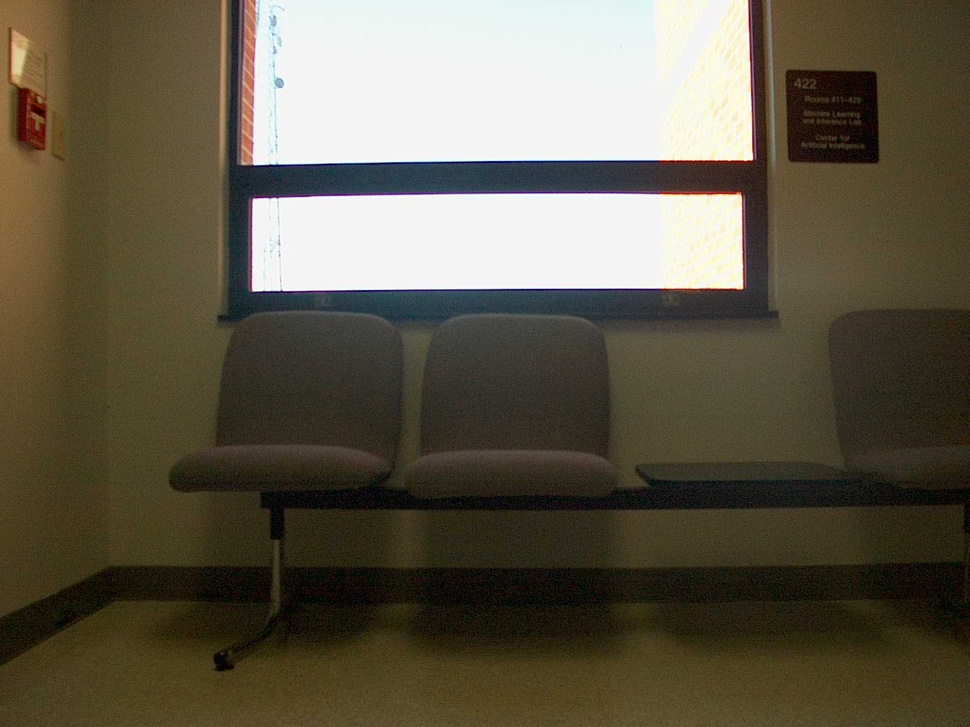
#> input picture hw2/imgs/ST2MainHall4001.jpg, 970 x 727 px, shrunk from 1600 x 1200 before the run
$ python harris.py ../imgs/ST2MainHall4001.jpg   (Python 2 division)   (older library calls are emulated)
#> lines starting #> are read from the running program, lines starting #| are printed output that depends on the picture
#!/usr/bin/env python
import cv2
import sys
import numpy

def main(argv):

    if len(sys.argv) < 2:
        print 'usage: %s img' % sys.argv[0]
        sys.exit(1)

    Im = cv2.imread(argv[1])
#> Im is the input picture: shape (727, 970, 3); mean B, G, R 73.1, 89.9, 96.7
    Img = cv2.cvtColor(Im, cv2.cv.CV_BGR2GRAY)
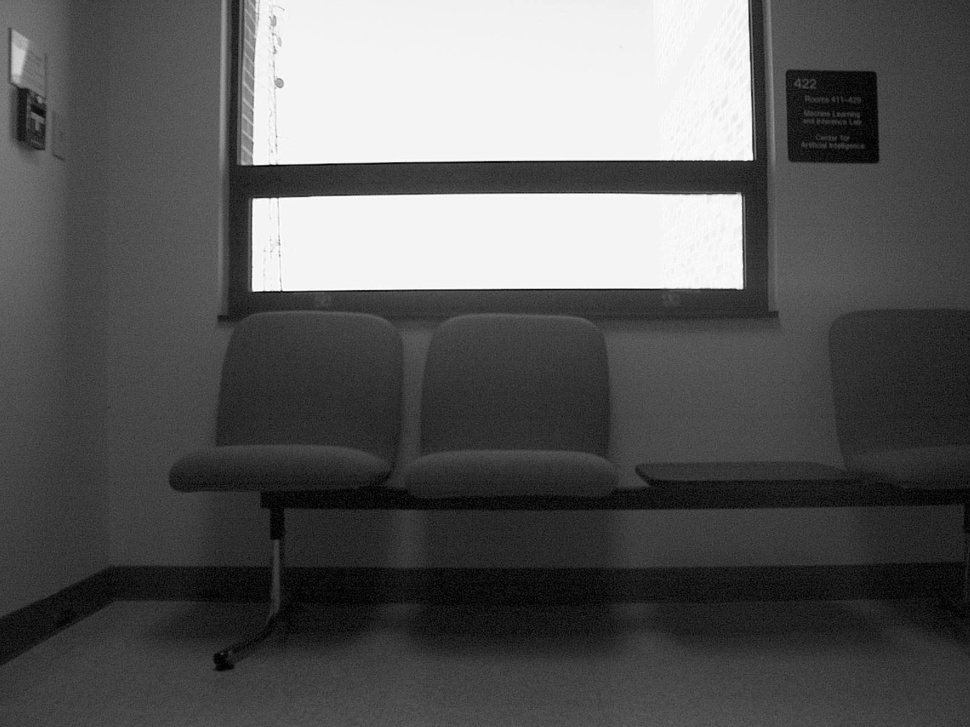
#> Img: shape (727, 970); min 0, max 255, mean 90

    dst = cv2.cornerHarris(Img, 2, 3, 0.04)
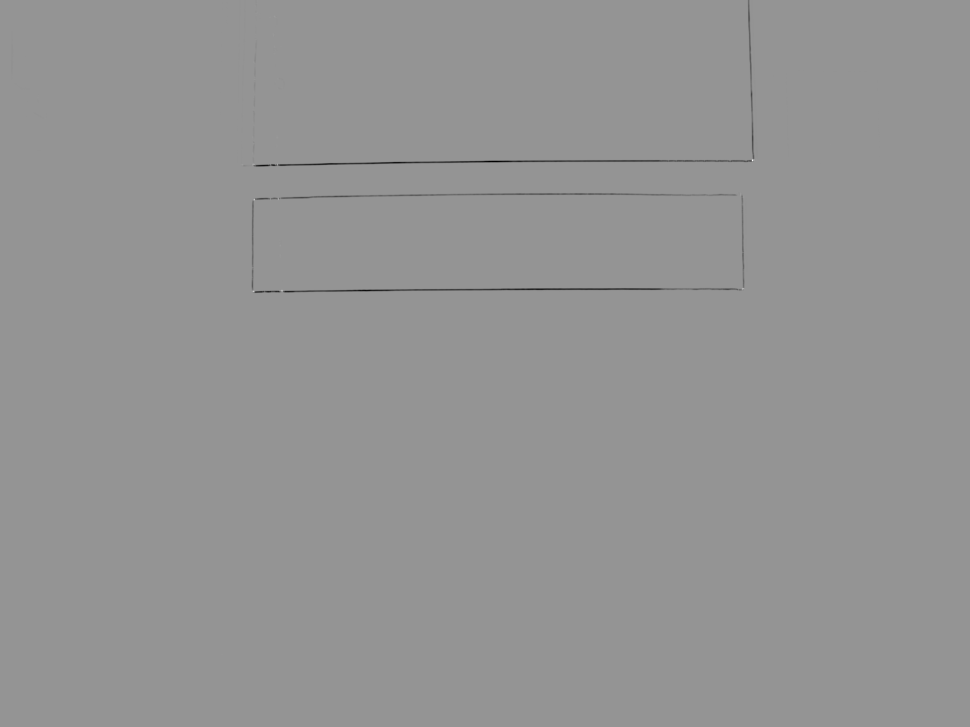
#> dst: shape (727, 970) float32; min -0.0185, max 0.0133, mean -3.56e-05; drawn with min black and max white
    dst_norm = dst
    dst_norm = cv2.normalize(dst, dst_norm, 0, 255, cv2.NORM_MINMAX, cv2.CV_32FC1)

    dst_abs = cv2.convertScaleAbs(dst_norm)

    dst_size = dst_abs.shape
#> dst_size = (727, 970)
    for j in range(dst_size[0]):
        for i in range(dst_size[1]):
            if (dst_norm.item((j,i))>200):
                cv2.circle(dst_abs, (i,j), 5, 0, 2, 5, 0)
#> dst_abs: shape (727, 970); min 0, max 255, mean 147.7
#                print str(i)+", "+str(j)

    cv2.namedWindow("Original", cv2.cv.CV_WINDOW_AUTOSIZE )
    cv2.imshow("Original",Im)
    cv2.namedWindow("Corners detected!", cv2.cv.CV_WINDOW_AUTOSIZE )
    cv2.imshow("Corners detected!",dst_abs)

    cv2.cv.WaitKey()
    return 0

if __name__ == "__main__":
    sys.exit(main(sys.argv));
#> (the program exits here)

$ run again, on hw2/imgs/ST2MainHall4004.jpg
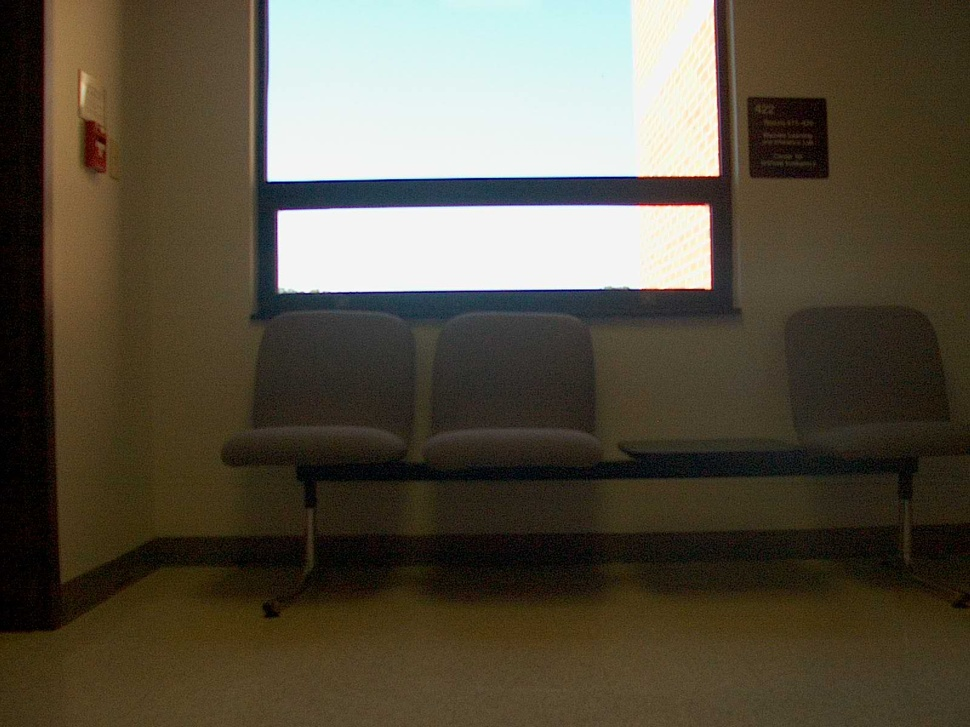
#> input picture hw2/imgs/ST2MainHall4004.jpg, 970 x 727 px, shrunk from 1600 x 1200 before the run
#> in main, Im is the input picture: shape (727, 970, 3); mean B, G, R 65.9, 81, 88.1
#> in main, `Img = cv2.cvtColor(Im, cv2.cv.CV_BGR2GRAY)`:
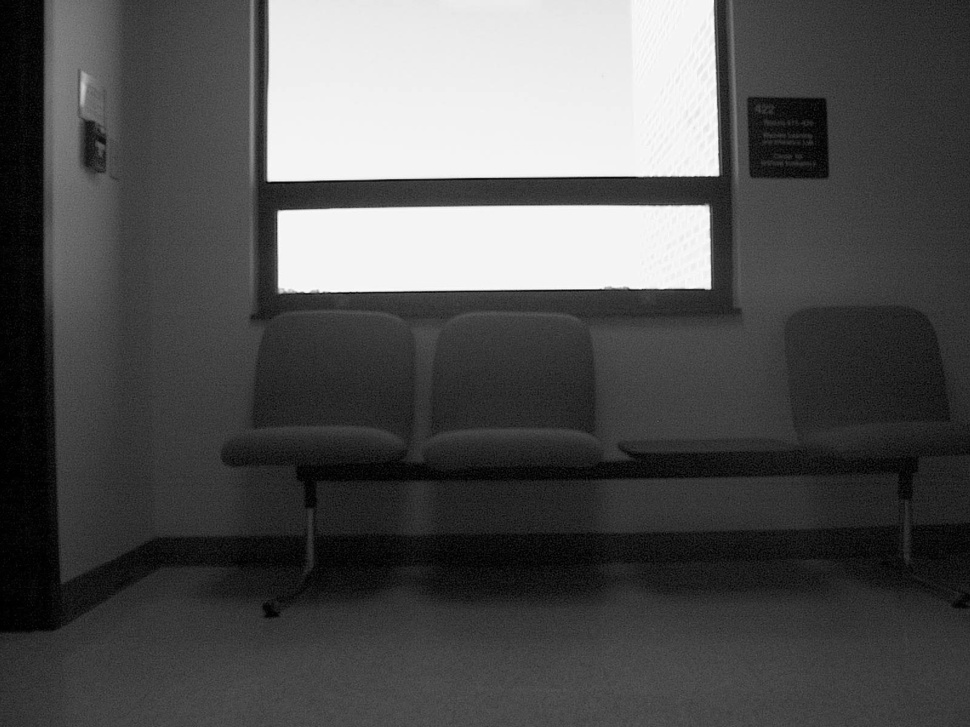
#> Img: shape (727, 970); min 0, max 253, mean 81.4
#> in main, `dst = cv2.cornerHarris(Img, 2, 3, 0.04)`:
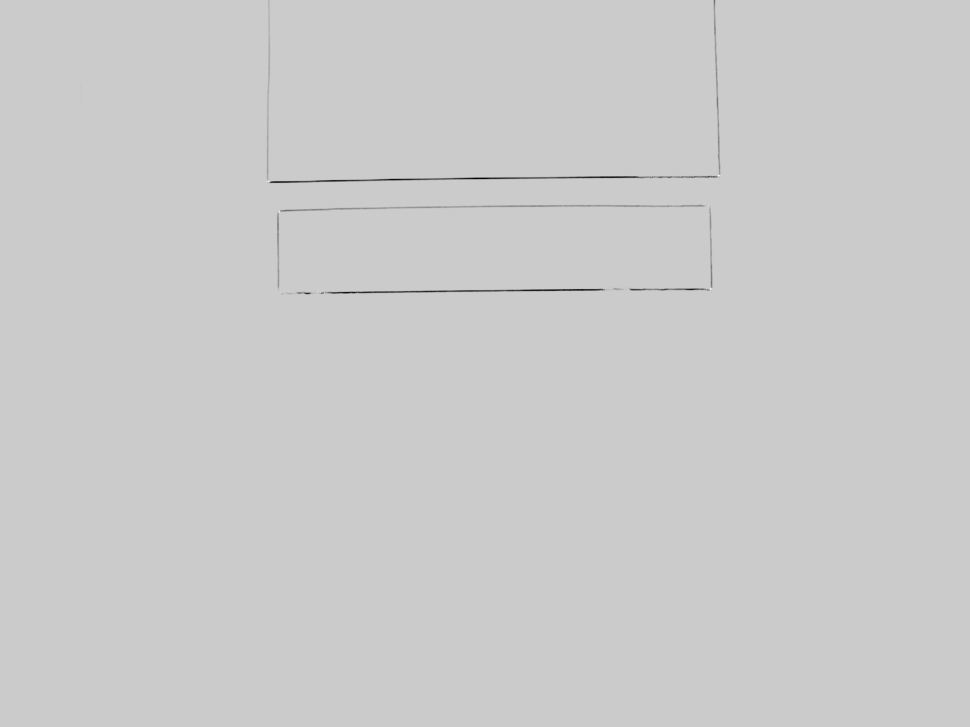
#> dst: shape (727, 970) float32; min -0.0135, max 0.00339, mean -2.45e-05; drawn with min black and max white
